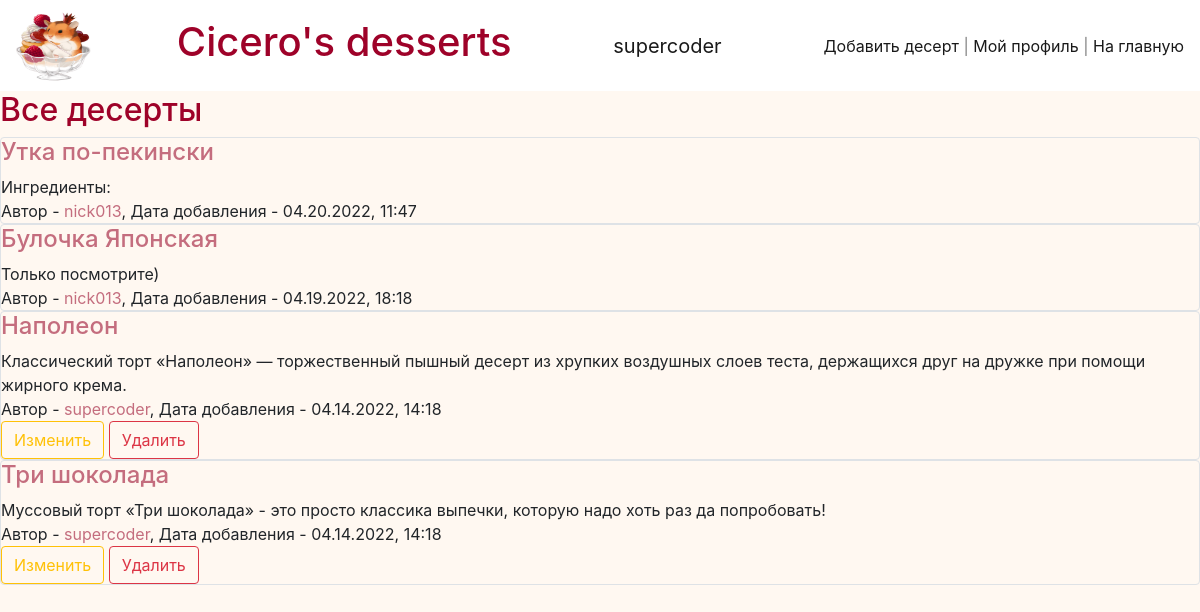
Page / (signed in) on the earlier database version.
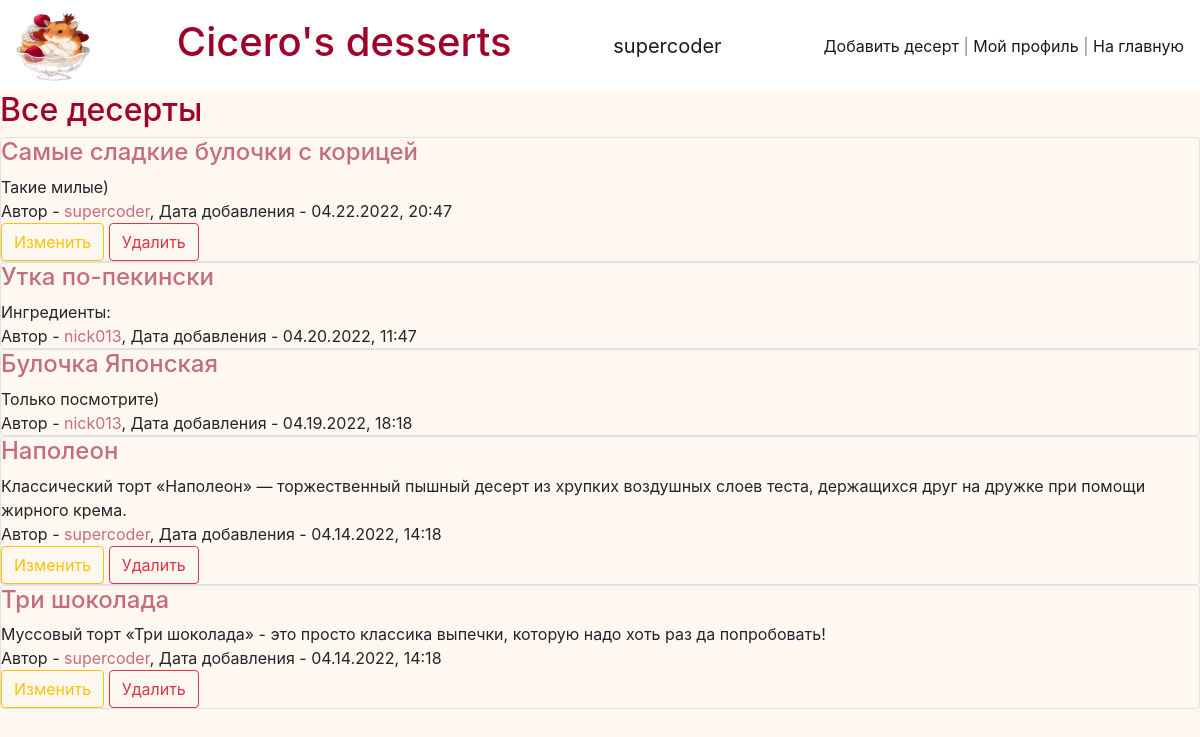
Same page on the later database version.
### data/desserts.py (models this page shows)
class Dessert(SqlAlchemyBase):
    __tablename__ = 'desserts'
    id = sqlalchemy.Column(sqlalchemy.Integer, primary_key=True, autoincrement=True)
    title = sqlalchemy.Column(sqlalchemy.String, nullable=False)
    content = sqlalchemy.Column(sqlalchemy.String, nullable=False)
    country = sqlalchemy.Column(sqlalchemy.String, nullable=False)
    created_date = sqlalchemy.Column(sqlalchemy.String, default=datetime.datetime.now().strftime('%d.%m.%Y, %H:%M'))
    user_id = sqlalchemy.Column(sqlalchemy.Integer, sqlalchemy.ForeignKey("users.id"))
    user = orm.relation('User')

### data/users.py (models this page shows, shortened)
class User(SqlAlchemyBase, UserMixin):
    __tablename__ = 'users'
    id = sqlalchemy.Column(sqlalchemy.Integer, primary_key=True, autoincrement=True)
    email = sqlalchemy.Column(sqlalchemy.String, nullable=False, unique=True)
    name = sqlalchemy.Column(sqlalchemy.String, nullable=False, unique=True)
    hashed_password = sqlalchemy.Column(sqlalchemy.String, nullable=False)
    about = sqlalchemy.Column(sqlalchemy.String, nullable=False)
    desserts = orm.relation("Dessert", back_populates='user')

### main.py (the view)
@app.route("/")
def default_page():
    db_sess = db_session.create_session()
    desserts = db_sess.query(Dessert)[::-1]
    if current_user.is_authenticated:
        return render_template("index.html", title="Cicero's desserts", current_user=current_user, desserts=desserts)
    else:
        return render_template("start_page.html")

### data/db_session.py (called while the page is built)
def create_session() -> Session:
    global __factory
    return __factory()

### main.py (called while the page is built)
@login_manager.user_loader
def load_user(user_id):
    db_sess = db_session.create_session()
    return db_sess.query(User).get(user_id)

### templates/index.html
{% extends "base.html" %}
{% block content %}
<h2>Все десерты</h2>
    {% for item in desserts %}
        <div class="col-md6 border rounded">
            <a href="/desserts/{{item.id}}"><h4>{{ item.title }}</h4></a>
            <div>
                {{ item.content.split('\r\n')[0] }}
            </div>
            <div>
                Автор - <a href="/profile/{{item.user.id}}">{{ item.user.name }}</a>, Дата добавления - {{ item.created_date }}
            </div>
            {% if current_user.is_authenticated and current_user == item.user %}
                <div>
                    <a href="/desserts/edit/{{ item.id }}" class="btn btn-outline-warning">Изменить</a>
                    <a href="/desserts/delete/{{ item.id }}" class="btn btn-outline-danger">Удалить</a>
                </div>
            {% endif %}
        </div>
    {% endfor %}
{% endblock %}

Differences in the rows shown:
added Dessert: title "Самые сладкие булочки с корицей", content "Такие милые)", user.name "supercoder", created_date "04.22.2022, 20:47"
